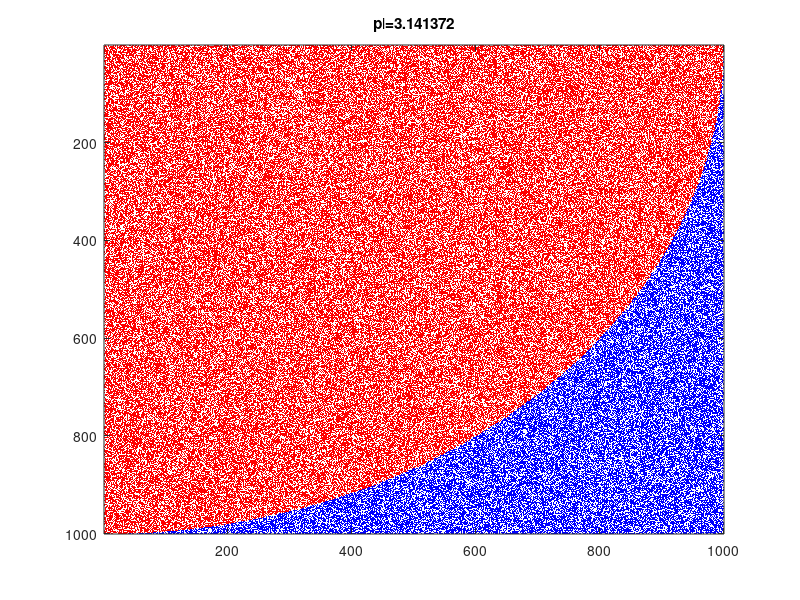

The MATLAB script that drew this image:
D = 1000;
N = 1E6;
points = zeros(D);
incircle = 0;
fig = gcf;
figure(gcf);                    % To show figure on Mac
for ii = 1:N
    if mod(ii,5E3) == 0
        colormap([1 1 1; 1 0 0; 0 1 0; 0 0 1]);
        image(points);
        title(sprintf( 'pi=%f', 4*(incircle/ii)));
        pause(0.02)
    end
    x = rand();
    y = rand();
    if x*x + y*y <= 1.0
        points(round(x*(D-1))+1, round(y*(D-1)+1)) = 2;
        incircle = incircle + 1;
    else
        points(round(x*(D-1))+1, round(y*(D-1)+1)) = 4;
    end
end
